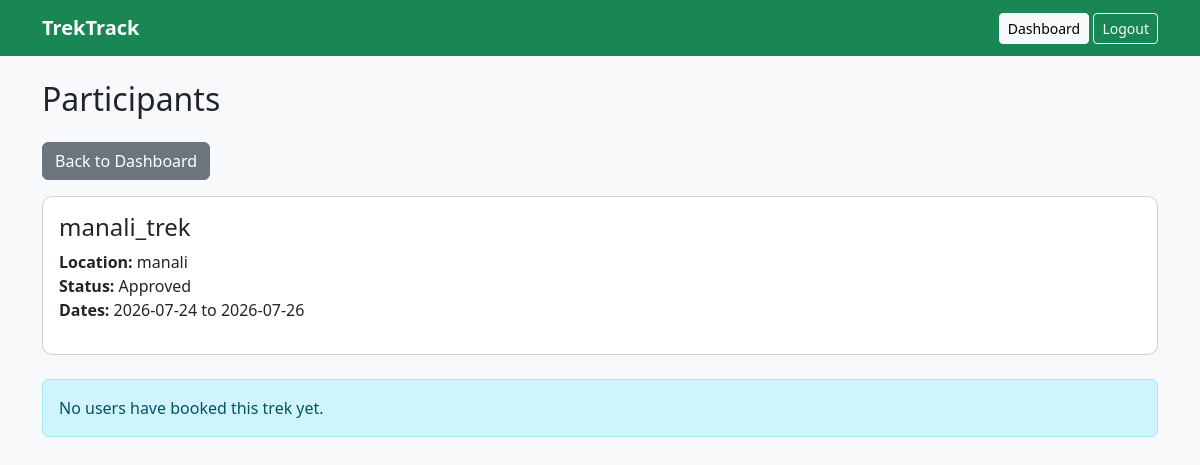
The page /staff/treks/1/participants (signed in) on the database its author committed.
### tables this page shows
CREATE TABLE treks (
    trek_id INTEGER PRIMARY KEY AUTOINCREMENT,
    trek_name TEXT NOT NULL,
    location TEXT NOT NULL,
    difficulty TEXT NOT NULL CHECK(difficulty IN ('Easy', 'Moderate', 'Hard')),
    duration INTEGER NOT NULL CHECK(duration > 0),
    total_slots INTEGER NOT NULL CHECK(total_slots > 0),
    available_slots INTEGER NOT NULL CHECK(
        available_slots >= 0 AND available_slots <= total_slots
    ),
    assigned_staff_id INTEGER,
    status TEXT NOT NULL DEFAULT 'Pending'
        CHECK(status IN ('Pending', 'Approved', 'Open', 'Closed', 'Started', 'Completed')),
    start_date TEXT NOT NULL,
    end_date TEXT NOT NULL,
    description TEXT,
    is_archived INTEGER NOT NULL DEFAULT 0 CHECK(is_archived IN (0, 1)),
    created_at TEXT NOT NULL DEFAULT CURRENT_TIMESTAMP,

    FOREIGN KEY (assigned_staff_id)
        REFERENCES users(user_id)
        ON DELETE SET NULL
);

### app.py (the view)
@app.route("/staff/treks/<int:trek_id>/participants")
@role_required("staff")
def staff_participants(trek_id):
    trek = _get_assigned_trek(trek_id)
    participants = get_db().execute("""
        SELECT b.booking_id,
               b.user_id,
               b.booking_date,
               b.status AS booking_status,
               u.name,
               u.email,
               u.contact
        FROM bookings b
        JOIN users u ON u.user_id = b.user_id
        WHERE b.trek_id = ?
        ORDER BY b.booking_date
    """, (trek_id,)).fetchall()
    return render_template(
        "participants.html",
        trek=trek,
        participants=participants,
    )

### app.py (called while the page is built)
def get_db():
    if "db" not in g:
        Path(app.config["DATABASE"]).parent.mkdir(parents=True, exist_ok=True)
        g.db = sqlite3.connect(app.config["DATABASE"])
        g.db.row_factory = sqlite3.Row
        g.db.execute("PRAGMA foreign_keys = ON")
    return g.db

@app.before_request
def load_current_user():
    g.user = None
    user_id = session.get("user_id")
    if user_id:
        g.user = get_db().execute("""
            SELECT *
            FROM users
            WHERE user_id = ?
        """, (user_id,)).fetchone()
        if g.user is None or g.user["is_blacklisted"]:
            session.clear()

def role_required(*roles):
    def decorator(view):
        @wraps(view)
        def wrapped_view(*args, **kwargs):
            if g.user is None:
                return redirect(url_for("login"))
            if g.user["role"] not in roles:
                abort(403)
            return view(*args, **kwargs)
        return wrapped_view
    return decorator

def _get_assigned_trek(trek_id):
    trek = get_db().execute("""
        SELECT *
        FROM treks
        WHERE trek_id = ? AND assigned_staff_id = ? AND is_archived = 0
    """, (trek_id, g.user["user_id"])).fetchone()
    if trek is None:
        abort(404)
    return trek

### templates/participants.html
{% extends "base.html" %}
{% block content %}
<h2 class="mb-4">Participants</h2>
<a href="{{ url_for('staff_dashboard') }}" class="btn btn-secondary mb-3">
    Back to Dashboard
</a>
<div class="card mb-4">
    <div class="card-body">
        <h4>{{ trek["trek_name"] }}</h4>
        <p>
            <strong>Location:</strong>
            {{ trek["location"] }}
            <br>
            <strong>Status:</strong>
            {{ trek["status"] }}
            <br>
            <strong>Dates:</strong>
            {{ trek["start_date"] }} to {{ trek["end_date"] }}
        </p>
    </div>
</div>
{% if participants %}
<table class="table table-bordered table-striped">
    <thead class="table-success">
        <tr>
            <th>Booking ID</th>
            <th>User ID</th>
            <th>Name</th>
            <th>Email</th>
            <th>Contact</th>
            <th>Booking Date</th>
            <th>Status</th>
        </tr>
    </thead>
    <tbody>
        {% for participant in participants %}
        <tr>
            <td>{{ participant["booking_id"] }}</td>
            <td>{{ participant["user_id"] }}</td>
            <td>{{ participant["name"] }}</td>
            <td>{{ participant["email"] }}</td>
            <td>{{ participant["contact"] }}</td>
            <td>{{ participant["booking_date"] }}</td>
            <td>
                <span class="badge bg-success">
                    {{ participant["booking_status"] }}
                </span>
            </td>
        </tr>
        {% endfor %}
    </tbody>
</table>
{% else %}
<div class="alert alert-info">
    No users have booked this trek yet.
</div>
{% endif %}
{% endblock %}

### static/styles.css (style rules this page uses)
body { background-color: #f8f9fa; }
.card { border-radius: 10px; }

### rows shown on the page
treks: trek_name "manali_trek", location "manali", status "Approved", start_date "2026-07-24", end_date "2026-07-26"
